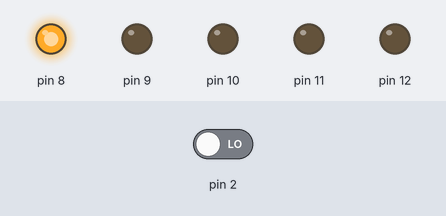
Bench run of a sketch on a simulated Arduino Uno, built with avr-gcc and run on an emulated ATmega328P. On the bench: output pins drawn as LEDs (lit = HIGH). The inputs (shaded band) are chosen by the test bench; at power-on: pin 2 LOW.

Above: at 0.12 s.
At 1.12 s:
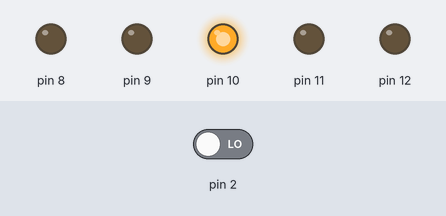
At 1.62 s:
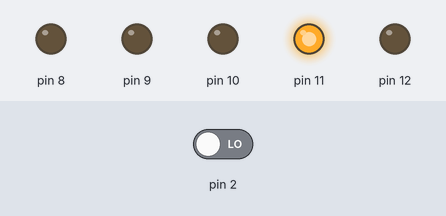
At 2.12 s:
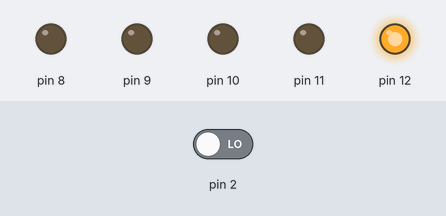
At 3.12 s:
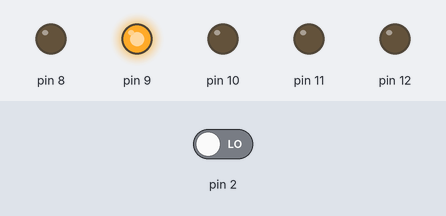
At 5.37 s:
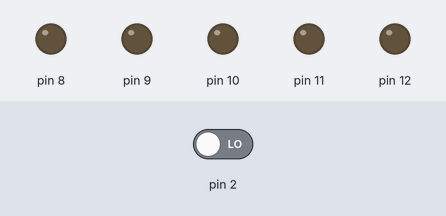
Timing chart, 0 to 5.8 s (numbered marks = the images above):
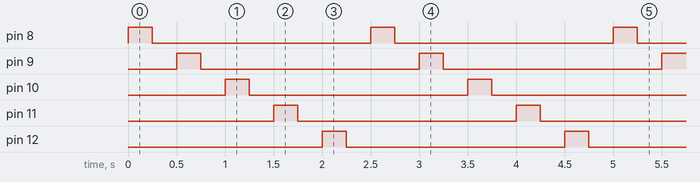

Measured:
- by itself, pin 8–12: alternates HIGH for 0.25 s and LOW for 2.3 s
- by itself, everything shown: repeats every 2.5 s, in 10 steps

The sketch:

control_de_flujo_03_for_break.ino
```cpp
/*                                     +  -                                         +  -
                                       *  *    *  *  *  *  *       *  *  *  *  *    *  *
                                       *  *    *  *  *  *  *       *  *  +-----+    *  *
                                       *  * +----[PWR]-------------------| USB |--+ *  *
                                       *  * |                            +-----+  | *  *
                                       *  * |         GND/RST2  [ ][ ]            | *  *
                                       *  * |       MOSI2/SCK2  [ ][ ]  A5/SCL[ ] | *  *
                                       *  * |          5V/MISO2 [ ][ ]  A4/SDA[ ] | *  *
                                       *  * |                             AREF[ ] | *  *
                                       *  * |                              GND[ ] | *  *
                                       *  * | [ ]N/C                    SCK/13[0] |-------------------------\
                                       *  * | [ ]IOREF                 MISO/12[0] |------------------------\ |
                                       *  * | [ ]RST                   MOSI/11[0]~|-----------------------\|||
                                       *  * | [ ]3V3    +---+               10[0]~|----------------------\||||
                                       0------[0]5v    -| A |-               9[0]~|---------------------\|||||
                                       *  * | [ ]GND   -| R |-               8[0] |--------------------\||||||
                                       *  0---[0]GND   -| D |-                    | *  *                ||||||
                                       *  * | [ ]Vin   -| U |-               7[ ] | *  *                ||||||
                                       *  * |          -| I |-               6[ ]~| *  *                ||||||
                                       *  * | [ ]A0    -| N |-               5[ ]~| *  *                ||||||
                                       *  * | [ ]A1    -| O |-               4[ ] | *  *                ||||||
                                       *  * | [ ]A2     +---+           INT1/3[ ]~| *  *                ||||||
                                       *  * | [ ]A3                     INT0/2[0]-------------------+   ||||||
                                       *  * | [ ]A4/SDA   RST SCK MISO    TX>1[ ] | *  *            |   ||||||
                                       *  * | [ ]A5/SCL   [ ] [ ] [ ]     RX<0[ ] | *  *            |   ||||||
                                       *  * |             [ ] [ ] [ ]             | *  *            |   ||||||
                                       *  * |  UNO_R3     GND MOSI 5V ____________/ *  *            |   ||||||
                                       *  * \________________________/              *  *            |   ||||||
                                       *  *    *  *  *  *  *       *  *  *  *  *    *  *            |   ||||||
                                       *  *    *  *  *  *  *       *  *  *  *  *    *  *            |   ||||||
                                           5v                BOTON              /-------------------+   ||||||
                                       0-------0  *  *  *  0--[X]--0 /0  *  *  0    *  *                ||||||
                                          10 kohm              _____/ GND                               ||||||
                                       *  0-ww-0  *  *  *  0--/    *  *  *  *  *    *  *                ||||||
                                       *  *    *  *  *  *  *       *  *  *  *  *    *  *                ||||||
                                          220 Ohm            Led 1              /----------------------/ ||||| pin 8
                                       *  0-ww-0  *  *  *  0--|>|--0  *  *  *  0    *  *                 |||||
                                                                                                         |||||
                                       *  *    *  *  *  *  *       *  *  *  *  *    *  *                 |||||
                                          220 Ohm            Led 2              /-----------------------/ |||| pin 9
                                       *  0-ww-0  *  *  *  0--|>|--0  *  *  *  0    *  *                  ||||
                                                                                                          ||||
                                       *  *    *  *  *  *  *       *  *  *  *  *    *  *                  ||||
                                          220 Ohm            Led 3              /------------------------/ ||| pin 10
                                       *  0-ww-0  *  *  *  0--|>|--0  *  *  *  0    *  *                   |||
                                                                                                           |||
                                       *  *    *  *  *  *  *       *  *  *  *  *    *  *                   |||
                                          220 Ohm            Led 4              /-------------------------/ || pin 11
                                       *  0-ww-0  *  *  *  0--|>|--0  *  *  *  0    *  *                    ||
                                                                                                            ||
                                       *  *    *  *  *  *  *       *  *  *  *  *    *  *                    ||
                                          220 Ohm            Led 5              /--------------------------/ | pin 12
                                       *  0-ww-0  *  *  *  0--|>|--0  *  *  *  0    *  *                     |
                                                                                                             |
                                       *  *    *  *  *  *  *       *  *  *  *  *    *  *                     |
                                          220 Ohm            Led 6              /---------------------------/  pin 13
                                       *  0-ww-0  *  *  *  0--|>|--0  *  *  *  0    *  *
*/

int demora =  250;
int pin =  8;
int botton = true;
void setup()
{
  for (pin=8;pin<13; pin++)
	{
		pinMode(pin,OUTPUT);
	}
    pinMode(2,INPUT);
}

void loop()
{
	for (pin=8;pin<13; pin++)
	{
		digitalWrite (pin,HIGH);
		delay(demora);
		digitalWrite (pin,LOW);
		delay(demora);
    digitalRead( 2);

    }
}
```
